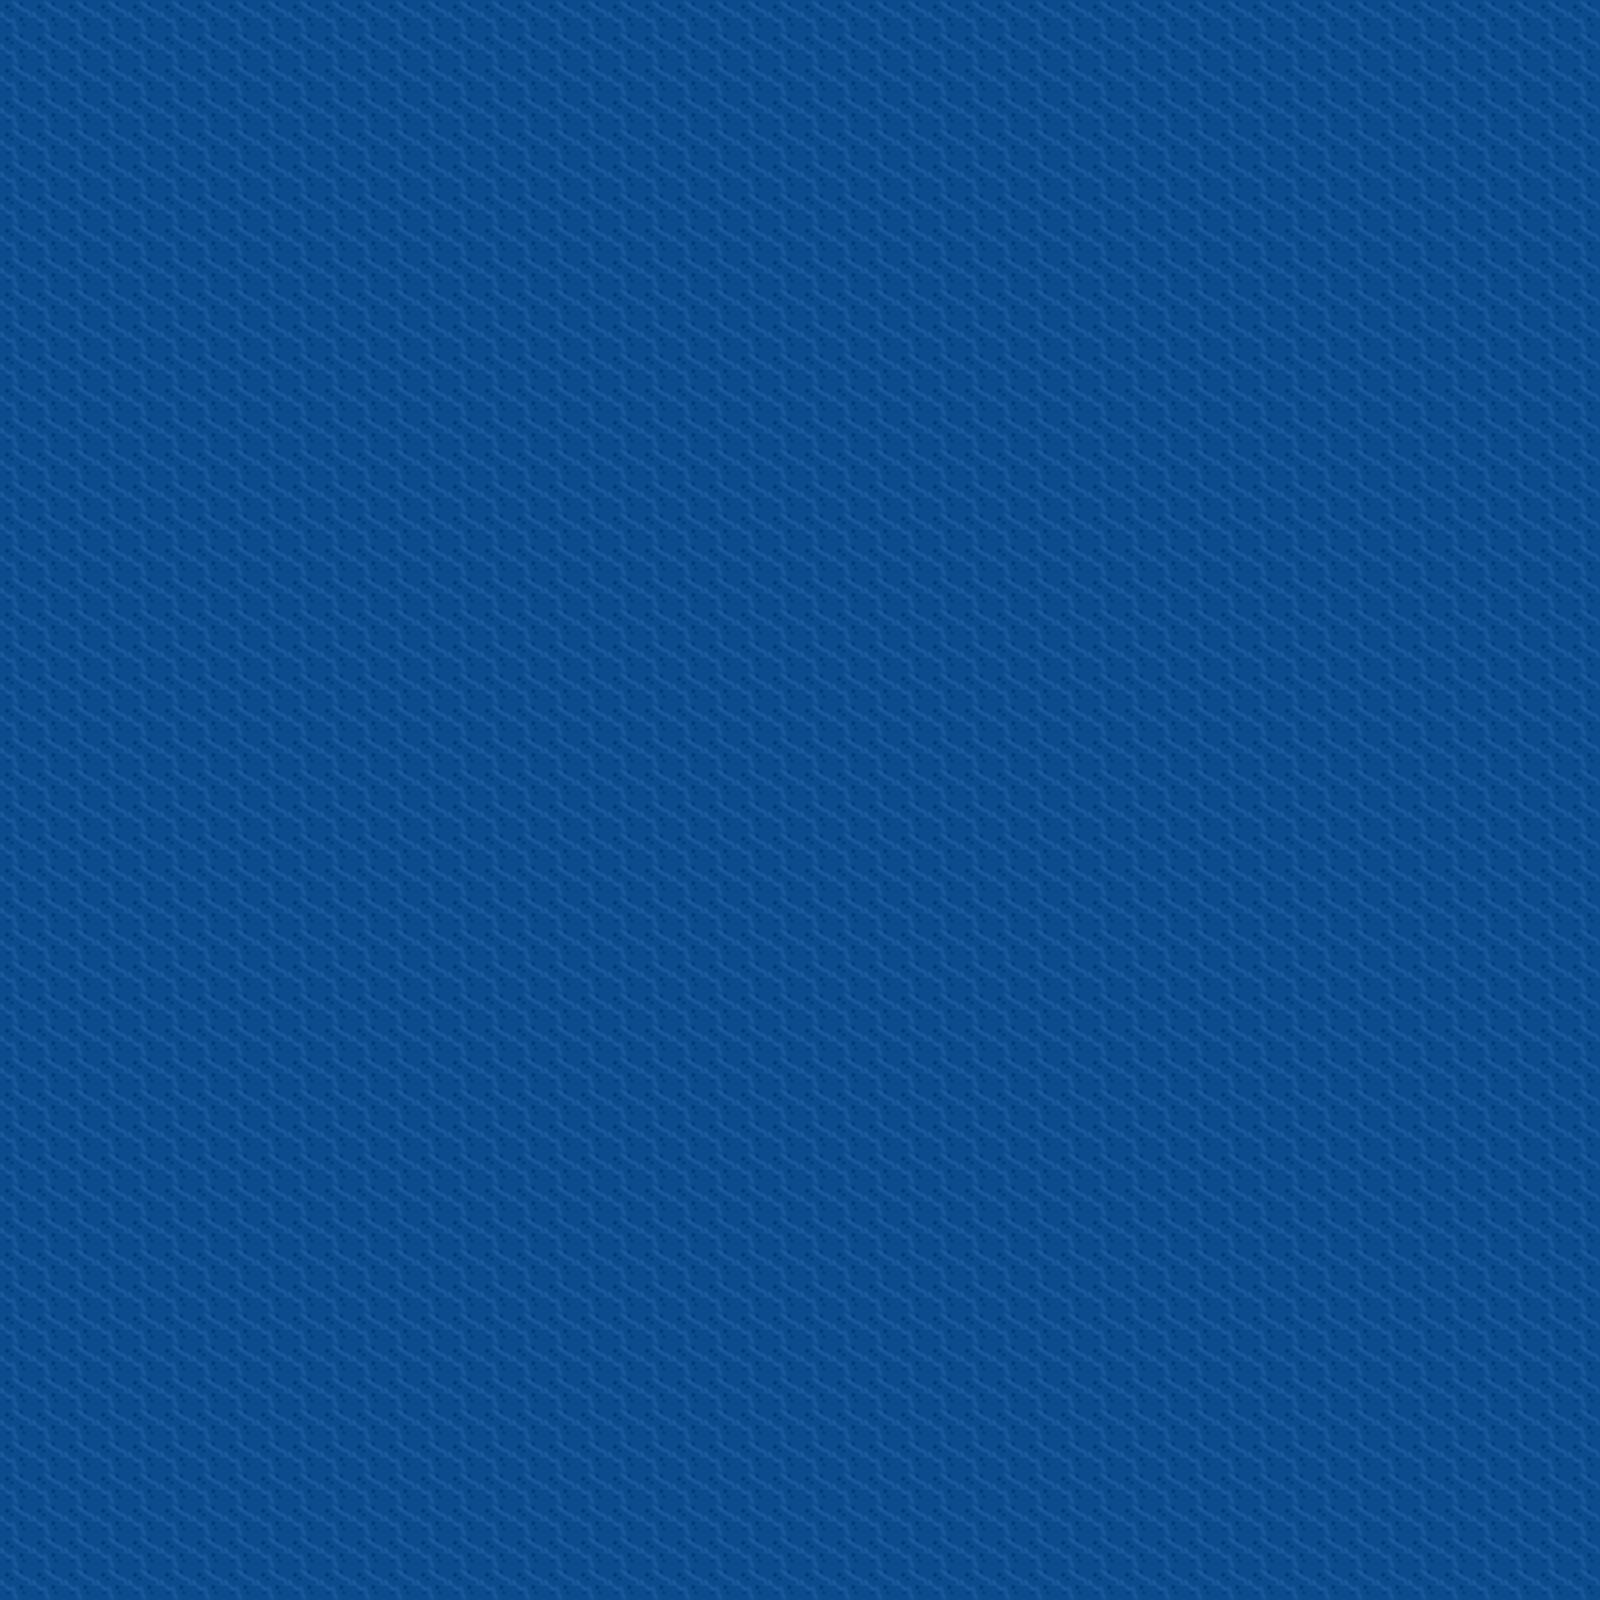

A level layout from a 2D game, rendered from its tile map. Below: a short description, then the map file with tile-grid data replaced by summaries:
An orthogonal 50x50 tile map with 32x32 px tiles, 2 tile layers (background, Tile Layer 2) and 11 objects.

<map version="1.0" orientation="orthogonal" renderorder="right-down" width="50" height="50" tilewidth="32" tileheight="32" nextobjectid="21">
 <tileset firstgid="1" name="tileset_1" tilewidth="32" tileheight="32" tilecount="25" columns="5">
  <image source="evolvetexturemap1.png" width="160" height="160" />
 </tileset>
 <layer name="background" width="50" height="50">
  <data>[2500 cells, 2500 non-empty, 1 distinct tile ids]</data>
 </layer>
 <layer name="Tile Layer 2" width="50" height="50">
  <data>[2500 cells, 0 non-empty, 0 distinct tile ids]</data>
 </layer>
 <objectgroup name="Edge">
  <object id="1" x="0" y="1568" width="800" height="32" />
  <object id="2" x="800" y="1568" width="800" height="32" />
  <object id="5" x="1568" y="0" width="32" height="768" />
  <object id="6" x="1568" y="768" width="32" height="800" />
  <object id="7" x="1597.33" y="954.667" height="2.66667" />
  <object id="8" x="512" y="0" width="1056" height="32" />
  <object id="9" x="0" y="0" width="512" height="32" />
  <object id="10" x="0" y="32" width="32" height="928" />
  <object id="11" x="0" y="960" width="32" height="608" />
 </objectgroup>
 <objectgroup name="Enemies">
  <object id="17" x="416" y="1248" width="32" height="32" />
  <object id="18" x="480" y="1376" width="32" height="32" />
 </objectgroup>
</map>
